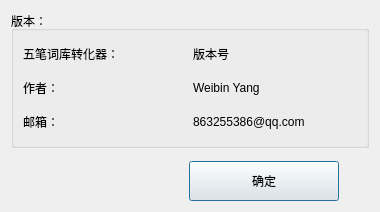
<?xml version="1.0" encoding="UTF-8"?>
<ui version="4.0">
 <class>AboutDialog</class>
 <widget class="QDialog" name="AboutDialog">
  <property name="geometry">
   <rect>
    <x>0</x>
    <y>0</y>
    <width>380</width>
    <height>212</height>
   </rect>
  </property>
  <property name="sizePolicy">
   <sizepolicy hsizetype="Fixed" vsizetype="Fixed">
    <horstretch>0</horstretch>
    <verstretch>0</verstretch>
   </sizepolicy>
  </property>
  <property name="windowTitle">
   <string>版本信息</string>
  </property>
  <layout class="QVBoxLayout" name="verticalLayout_3" stretch="20,1,4">
   <item>
    <widget class="QGroupBox" name="groupBox">
     <property name="title">
      <string>版本：</string>
     </property>
     <layout class="QVBoxLayout" name="verticalLayout_2">
      <item>
       <layout class="QVBoxLayout" name="verticalLayout">
        <item>
         <layout class="QHBoxLayout" name="horizontalLayout">
          <item>
           <widget class="QLabel" name="softNameLab">
            <property name="sizePolicy">
             <sizepolicy hsizetype="Expanding" vsizetype="Preferred">
              <horstretch>0</horstretch>
              <verstretch>0</verstretch>
             </sizepolicy>
            </property>
            <property name="minimumSize">
             <size>
              <width>0</width>
              <height>0</height>
             </size>
            </property>
            <property name="maximumSize">
             <size>
              <width>16777215</width>
              <height>35</height>
             </size>
            </property>
            <property name="text">
             <string>五笔词库转化器：</string>
            </property>
            <property name="alignment">
             <set>Qt::AlignmentFlag::AlignLeading|Qt::AlignmentFlag::AlignLeft|Qt::AlignmentFlag::AlignVCenter</set>
            </property>
           </widget>
          </item>
          <item>
           <widget class="QLabel" name="versionLab">
            <property name="sizePolicy">
             <sizepolicy hsizetype="Expanding" vsizetype="Preferred">
              <horstretch>0</horstretch>
              <verstretch>0</verstretch>
             </sizepolicy>
            </property>
            <property name="minimumSize">
             <size>
              <width>0</width>
              <height>0</height>
             </size>
            </property>
            <property name="maximumSize">
             <size>
              <width>16777215</width>
              <height>35</height>
             </size>
            </property>
            <property name="text">
             <string>版本号</string>
            </property>
            <property name="alignment">
             <set>Qt::AlignmentFlag::AlignLeading|Qt::AlignmentFlag::AlignLeft|Qt::AlignmentFlag::AlignVCenter</set>
            </property>
           </widget>
          </item>
         </layout>
        </item>
        <item>
         <layout class="QHBoxLayout" name="horizontalLayout_2">
          <item>
           <widget class="QLabel" name="softNameLab_2">
            <property name="sizePolicy">
             <sizepolicy hsizetype="Expanding" vsizetype="Preferred">
              <horstretch>0</horstretch>
              <verstretch>0</verstretch>
             </sizepolicy>
            </property>
            <property name="minimumSize">
             <size>
              <width>0</width>
              <height>0</height>
             </size>
            </property>
            <property name="maximumSize">
             <size>
              <width>16777215</width>
              <height>35</height>
             </size>
            </property>
            <property name="text">
             <string>作者：</string>
            </property>
            <property name="alignment">
             <set>Qt::AlignmentFlag::AlignLeading|Qt::AlignmentFlag::AlignLeft|Qt::AlignmentFlag::AlignVCenter</set>
            </property>
           </widget>
          </item>
          <item>
           <widget class="QLabel" name="softNameLab_3">
            <property name="sizePolicy">
             <sizepolicy hsizetype="Expanding" vsizetype="Preferred">
              <horstretch>0</horstretch>
              <verstretch>0</verstretch>
             </sizepolicy>
            </property>
            <property name="minimumSize">
             <size>
              <width>0</width>
              <height>0</height>
             </size>
            </property>
            <property name="maximumSize">
             <size>
              <width>16777215</width>
              <height>35</height>
             </size>
            </property>
            <property name="text">
             <string>Weibin Yang</string>
            </property>
            <property name="alignment">
             <set>Qt::AlignmentFlag::AlignLeading|Qt::AlignmentFlag::AlignLeft|Qt::AlignmentFlag::AlignVCenter</set>
            </property>
           </widget>
          </item>
         </layout>
        </item>
        <item>
         <layout class="QHBoxLayout" name="horizontalLayout_3">
          <item>
           <widget class="QLabel" name="softNameLab_4">
            <property name="sizePolicy">
             <sizepolicy hsizetype="Expanding" vsizetype="Preferred">
              <horstretch>0</horstretch>
              <verstretch>0</verstretch>
             </sizepolicy>
            </property>
            <property name="minimumSize">
             <size>
              <width>0</width>
              <height>0</height>
             </size>
            </property>
            <property name="maximumSize">
             <size>
              <width>16777215</width>
              <height>35</height>
             </size>
            </property>
            <property name="text">
             <string>邮箱：</string>
            </property>
            <property name="alignment">
             <set>Qt::AlignmentFlag::AlignLeading|Qt::AlignmentFlag::AlignLeft|Qt::AlignmentFlag::AlignVCenter</set>
            </property>
           </widget>
          </item>
          <item>
           <widget class="QLabel" name="softNameLab_5">
            <property name="sizePolicy">
             <sizepolicy hsizetype="Expanding" vsizetype="Preferred">
              <horstretch>0</horstretch>
              <verstretch>0</verstretch>
             </sizepolicy>
            </property>
            <property name="minimumSize">
             <size>
              <width>0</width>
              <height>0</height>
             </size>
            </property>
            <property name="maximumSize">
             <size>
              <width>16777215</width>
              <height>35</height>
             </size>
            </property>
            <property name="text">
             <string>863255386@qq.com</string>
            </property>
            <property name="alignment">
             <set>Qt::AlignmentFlag::AlignLeading|Qt::AlignmentFlag::AlignLeft|Qt::AlignmentFlag::AlignVCenter</set>
            </property>
           </widget>
          </item>
         </layout>
        </item>
       </layout>
      </item>
     </layout>
    </widget>
   </item>
   <item>
    <spacer name="verticalSpacer_2">
     <property name="orientation">
      <enum>Qt::Orientation::Vertical</enum>
     </property>
     <property name="sizeHint" stdset="0">
      <size>
       <width>20</width>
       <height>40</height>
      </size>
     </property>
    </spacer>
   </item>
   <item>
    <layout class="QHBoxLayout" name="horizontalLayout_4" stretch="6,2,1">
     <item>
      <spacer name="horizontalSpacer">
       <property name="orientation">
        <enum>Qt::Orientation::Horizontal</enum>
       </property>
       <property name="sizeHint" stdset="0">
        <size>
         <width>40</width>
         <height>20</height>
        </size>
       </property>
      </spacer>
     </item>
     <item>
      <widget class="QPushButton" name="okPbn">
       <property name="sizePolicy">
        <sizepolicy hsizetype="Fixed" vsizetype="Fixed">
         <horstretch>0</horstretch>
         <verstretch>0</verstretch>
        </sizepolicy>
       </property>
       <property name="minimumSize">
        <size>
         <width>150</width>
         <height>40</height>
        </size>
       </property>
       <property name="maximumSize">
        <size>
         <width>150</width>
         <height>60</height>
        </size>
       </property>
       <property name="text">
        <string>确定</string>
       </property>
      </widget>
     </item>
     <item>
      <spacer name="horizontalSpacer_2">
       <property name="orientation">
        <enum>Qt::Orientation::Horizontal</enum>
       </property>
       <property name="sizeHint" stdset="0">
        <size>
         <width>40</width>
         <height>20</height>
        </size>
       </property>
      </spacer>
     </item>
    </layout>
   </item>
  </layout>
 </widget>
 <resources/>
 <connections/>
</ui>
